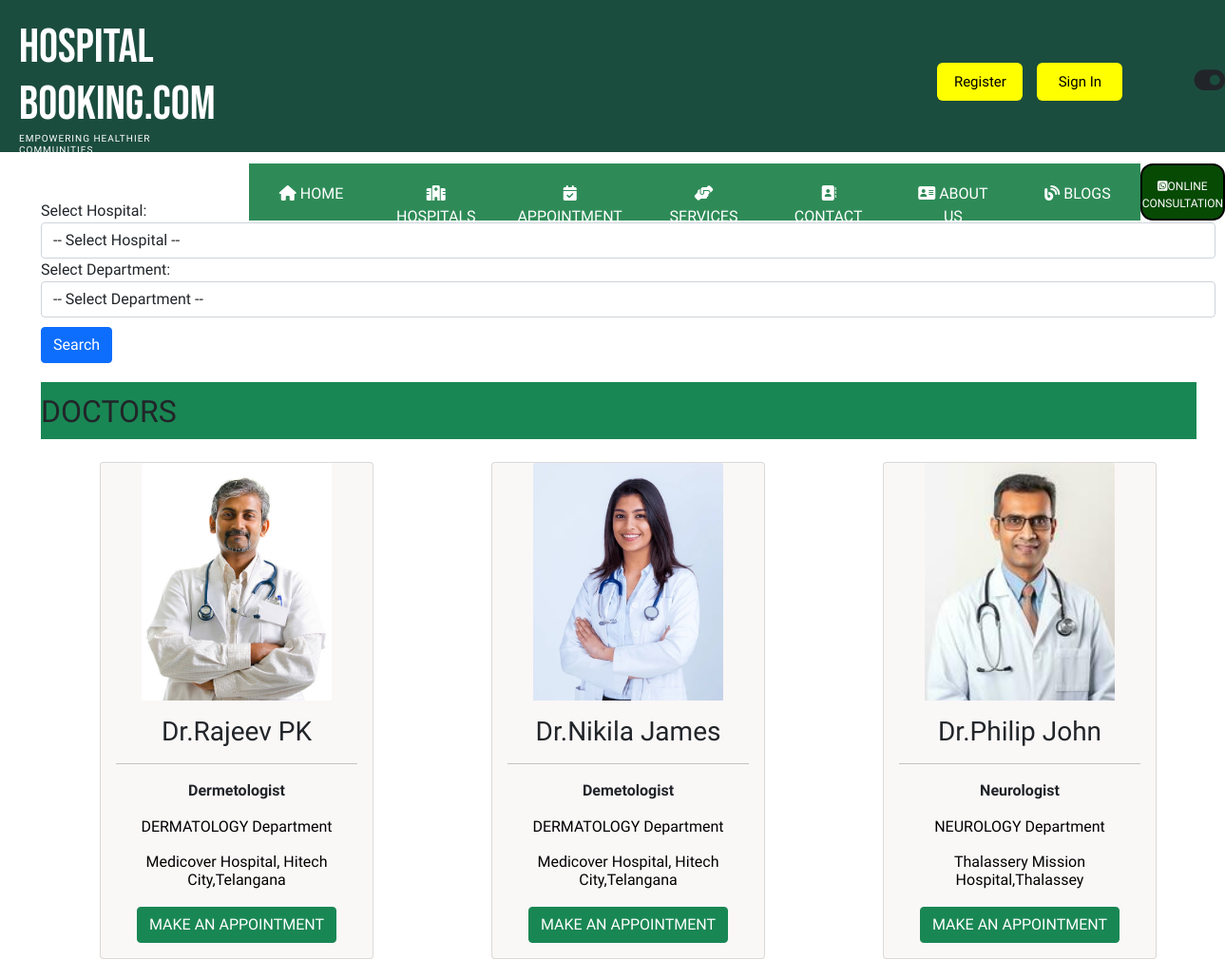
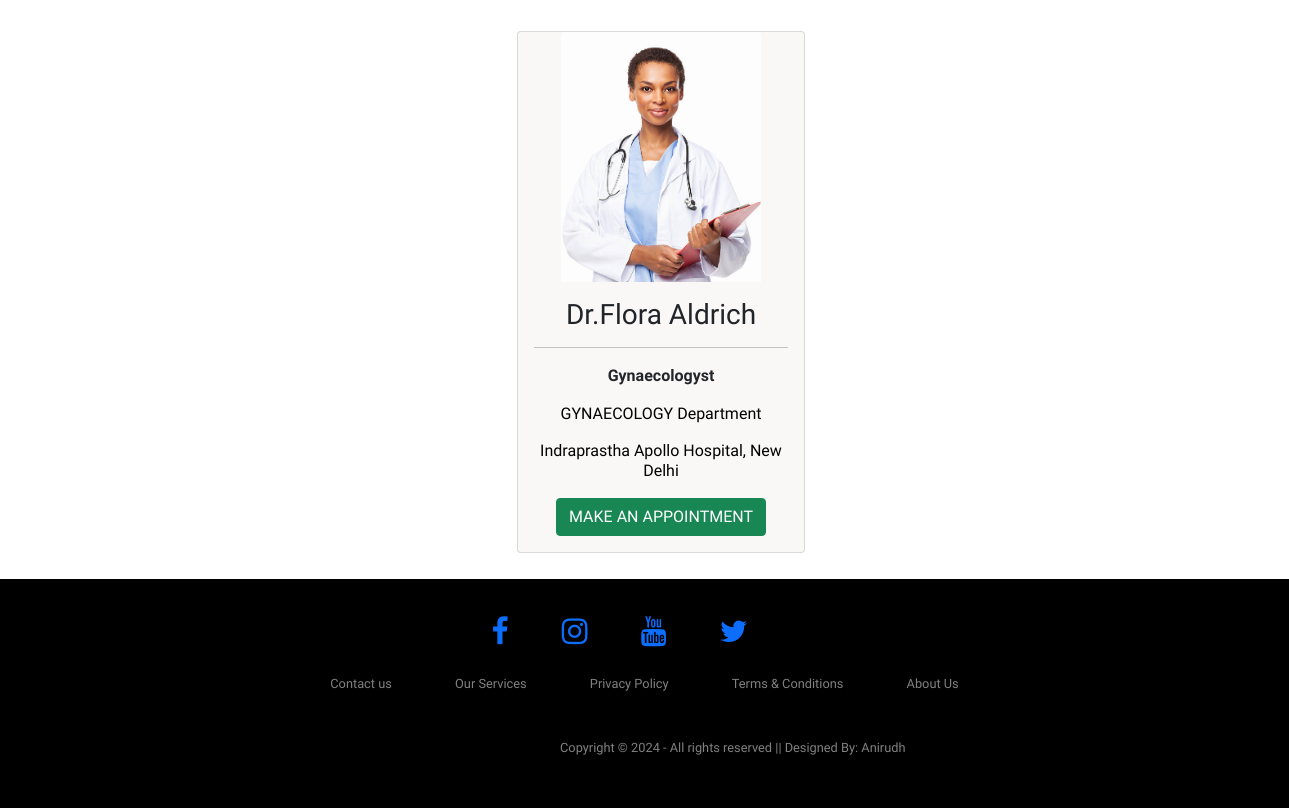
Screenshot of /search_doctors/ with the database file from the repository (2 pictures, top to bottom).
### app/models.py (models this page shows, shortened)
class Doctors(models.Model):
    doc_name=models.CharField(max_length=200)
    doc_spec=models.CharField(max_length=200)
    dept_name=models.ForeignKey(Departments,on_delete=models.CASCADE, default=1)
    doc_image=models.ImageField(upload_to='doctors')
    h_name=models.ForeignKey(Hospitals,on_delete=models.CASCADE)

class Departments(models.Model):
    dept_name=models.CharField(max_length=100)
    dept_description=models.TextField()
    def __str__(self):
        return self.dept_name

class Hospitals(models.Model):
    h_image=models.ImageField(upload_to='hospitals')
    h_name=models.CharField(max_length=200)
    h_description=models.TextField()
    h_contact=models.CharField(max_length=13)
    h_specialities=models.IntegerField()
    h_doctors=models.IntegerField()
    viewed_on=models.DateTimeField(auto_now=True)
    def __str__(self):
        return self.h_name

### app/views.py (the view)
# urls.py: path('search_doctors/',views.search_doctors,name="search_doctors"),
def search_doctors(request):
    hospitals = Hospitals.objects.all()
    departments = Departments.objects.all()
    doctors = Doctors.objects.all()
    hospital_name = request.GET.get('hospital_name')
    department_name = request.GET.get('department_name')
    if hospital_name:
        doctors = doctors.filter(h_name__h_name=hospital_name)
    if department_name:
        doctors = doctors.filter(dept_name__dept_name=department_name)
    context = {
        'doctors': doctors,
        'hospitals': hospitals,
        'departments': departments
    }
    return render(request, 'doctors.html', context)

### templates/doctors.html (shortened to what this page needs)
{% extends 'base.html' %}
{% block content %}
<div style="padding: 10px;height:100%" class="main">
    <form method="GET" action="{% url 'search_doctors' %}">
        <div class="form-group">
            <label for="hospital_name">Select Hospital:</label>
            <select class="form-control" id="hospital_name" name="hospital_name">
                <option value="">-- Select Hospital --</option>
            </select>
        </div>
        <div class="form-group">
            <label for="department_name">Select Department:</label>
            <select class="form-control" id="department_name" name="department_name">
                <option value="">-- Select Department --</option>
            </select>
        </div>
        <button type="submit" style="margin-top: 10px;" class="btn btn-primary">Search</button>
    </form>
    {% if doctors %}
    <h2 style="margin-top: 20px; padding-top:12px;padding-bottom:10px;margin-right:20px;" class="bg-success">DOCTORS</h2>
    <div style="display:flex;flex-wrap: wrap; justify-content: space-around; ">
        {% for doctor in doctors %}
        <div class="card text-center mx-3 my-3 doctor-card" style="width: 18rem; display:inline-block;background-color: #faf7f7;">
            <img src="{{doctor.doc_image.url}}" class="card-img-top" style="height: 250px;width:200px; object-fit: cover;" alt="...">
            <div class="card-body">
              <h3 class="card-title">Dr.{{ doctor.doc_name }}</h3>
              <hr>
              <p class="card-text" style="font-weight: bold;">{{doctor.doc_spec}}</p>
              <h6 style="padding-bottom: 10px;"><a style="color: black; text-decoration:none;" href="">
                 <span class="department-link">{{ doctor.dept_name }} Department</span>
              </a></h6>
              <h6 class="text-success">
                <a style="color: black; text-decoration:none;" href="">
                    <span class="department-link">{{doctor.h_name}}</span>
                 </a></h6>
              <a href="{% url 'appointment' %}"><button type="button" style="margin-top:10px" class="btn btn-success">MAKE AN APPOINTMENT</button></a>
            </div>
        </div>
        {% endfor %}
    </div>
    {% else %}
    <div style="color: red;font-size:15px"><i style="font-size: 20px;padding-top:13px" class="fa-solid fa-circle-info"></i> click on Search to display options</div>
    <p>No doctors found.</p>
    {% endif %}
</div>
{% endblock %}

### templates/base.html (shortened to what this page needs)
{% load static %}
<!DOCTYPE html>
<html lang="en">
<head>
    <link rel="stylesheet"
    href="https://use.fontawesome.com/releases/v5.2.0/css/all.css">
    <link rel="stylesheet"
    href=" https://cdn.jsdelivr.net/npm/bootstrap@5.1.3/dist/css/bootstrap.min.css ">
    <link rel="stylesheet" href="{% static 'css/style.css' %}">
<link rel="stylesheet" href="https://cdnjs.cloudflare.com/ajax/libs/font-awesome/6.5.1/css/all.min.css" />
<link rel="stylesheet" href="https://cdnjs.cloudflare.com/ajax/libs/font-awesome/4.7.0/css/font-awesome.min.css">
</head>
<body>
    <section id="base">
        <article>
            <div  class="title-nav1">
                <h1 class="title">HOSPITAL BOOKING.COM
                    <span class="title-cap" style="font-size: 10px">EMPOWERING HEALTHIER COMMUNITIES</span>
                </h1>
                <div  class="title-nav">
                    <button>Register</button>
                    <button>Sign In</button>
                    <div class="dark-mode">
                        <div class="mode-toggle" onclick="toggleMode()">
                            <i class="mode-icon fas fa-toggle-on"></i>
                        </div>
                    </div>
                </div>
            </div>
            <div>
                <ul class="nav-item">
                    <li class="home-nav nav-itemss"><a href="{% url 'home' %}"><i class="fa-solid fa-house"></i> HOME</a></li>
                    <li class="nav-itemss"><a href="{% url 'hospitals' %}"><i class="fa-solid fa-hospital"></i> HOSPITALS</a></li>
                    <li class="nav-itemss"><a href="{% url 'appointment' %}"><i class="fa-solid fa-calendar-check"></i> APPOINTMENT</a></li>
                    <li class="nav-itemss"><a href="{% url 'services' %}"><i class="fa-solid fa-handshake-angle"></i> SERVICES</a></li>
                    <li class="nav-itemss"><a href="{% url 'contact' %}"><i class="fa-solid fa-address-book"></i> CONTACT US</a></li>
                    <li class="nav-itemss"><a href="{% url 'about' %}"><i class="fa-solid fa-address-card"></i> ABOUT US</a></li>
                    <li class="nav-itemss"><a href="{% url 'blog' %}"><i class="fa-solid fa-blog"></i> BLOGS</a></li>
                    <li class="online-con"><a href="https://wa.me/1234567890?text=Hello%20World"><i class="fa-brands fa-square-whatsapp"></i>ONLINE CONSULTATION</a></li>
                </ul>
            </div>
        </article>
    </section>
    {% block content %}
    {% endblock %}
    <footer>
        <div class="footer">
        <div class="row1">
        <a href="#"><i class="fa fa-facebook"></i></a>
        <a href="#"><i class="fa fa-instagram"></i></a>
        <a href="#"><i class="fa fa-youtube"></i></a>
        <a href="#"><i class="fa fa-twitter"></i></a>
        </div>
        <div class="row">
        <ul>
        <li><a href="#">Contact us</a></li>
        <li><a href="#">Our Services</a></li>
        <li><a href="#">Privacy Policy</a></li>
        <li><a href="#">Terms & Conditions</a></li>
        <li><a href="#">About Us</a></li>
        </ul>
        </div>
        <div class="row" style="text-align: center;padding-left:560px">
        Copyright © 2024 - All rights reserved || Designed By: Anirudh
        </div>
        </div>
        </footer>
</body>
</html>

### static/css/style.css (style rules this page uses)
* { padding: 0; margin: 0; box-sizing: border-box; font-family: ABeeZee, sans-serif;font-weight: 400;font-style: normal; }
#base { height: 20vh; width: 100%; background-color: #1B4D3E; }
.title { font-size: 50px; font-family: "Bebas Neue", sans-serif; font-weight: 400; font-style: normal; padding-top:20px; padding-left:20px; color: white; display: flex; flex-direction: column; }
.title-nav { display: flex; justify-content: end; margin-left: 750px; align-items: center; }
.title-cap { letter-spacing: 1px; }
.title-nav>.dark-mode { font-size: 29px; margin-left: 60px; }
.title-nav>button { margin-right: 15px; height:40px; width: 90px; border-radius: 6px; border: none; font-size: 15px; color: rgb(0, 0, 0); background-color: #FFFF00; }
.title-nav1 { display: flex; }
.nav-item { display: flex; justify-content: space-evenly; list-style: none; }
.nav-item>.nav-itemss { background-color: #2E8B57; height: 60px; width: 280px; text-align: center; }
.online-con { padding-top: 13px; border-radius: 13px; background-color: #074a04; text-align: center; height: 60px; width: 130px; color: white; border: 2px solid black; font-size: 12px; }
.online-con>a { color: white; text-decoration: none; }
.home-nav { margin-left: 230px; }
.nav-item>.nav-itemss>a { display: block; width: 100%; height: 100%; padding: 20px; color: white; text-decoration: none; transition: transform 0.35s; }
.fa-toggle-on:before { content: "\f205"; }
.nav-item { position: relative; z-index: 1000; }
.footer { background: #000; padding: 30px 0; font-family: 'Play', sans-serif; text-align: center; color: gray; font-size: 0.8em; }
.footer .row { margin: 1% 0; padding: 0.6% 0; }
.footer .row a { display: flex; text-decoration: none; color: gray; transition: 0.5s; }
.footer .row ul li { display: inline-block; margin: 0 30px; }
.fa { height: 30px; font-size: 20px; }
.row1>a { display: inline-block; font-size: 30px; margin-right: 50px; }
.main { height: 100%; margin-top: 40px; margin-left: 33px; }
.card-img-top { height: 170px; width: 286px; }
.doctor-card { background-color: #cecdcd; }

### rows the page displays
Doctors: doc_image (picture), doc_name "Rajeev PK", doc_spec "Dermetologist", dept_name "DERMATOLOGY", h_name "Medicover Hospital, Hitech City,Telangana"
Doctors: doc_image (picture), doc_name "Nikila James", doc_spec "Demetologist", dept_name "DERMATOLOGY", h_name "Medicover Hospital, Hitech City,Telangana"
Doctors: doc_image (picture), doc_name "Philip John", doc_spec "Neurologist", dept_name "NEUROLOGY", h_name "Thalassery Mission Hospital,Thalassey"
Doctors: doc_image (picture), doc_name "Flora Aldrich", doc_spec "Gynaecologyst", dept_name "GYNAECOLOGY", h_name "Indraprastha Apollo Hospital, New Delhi"
